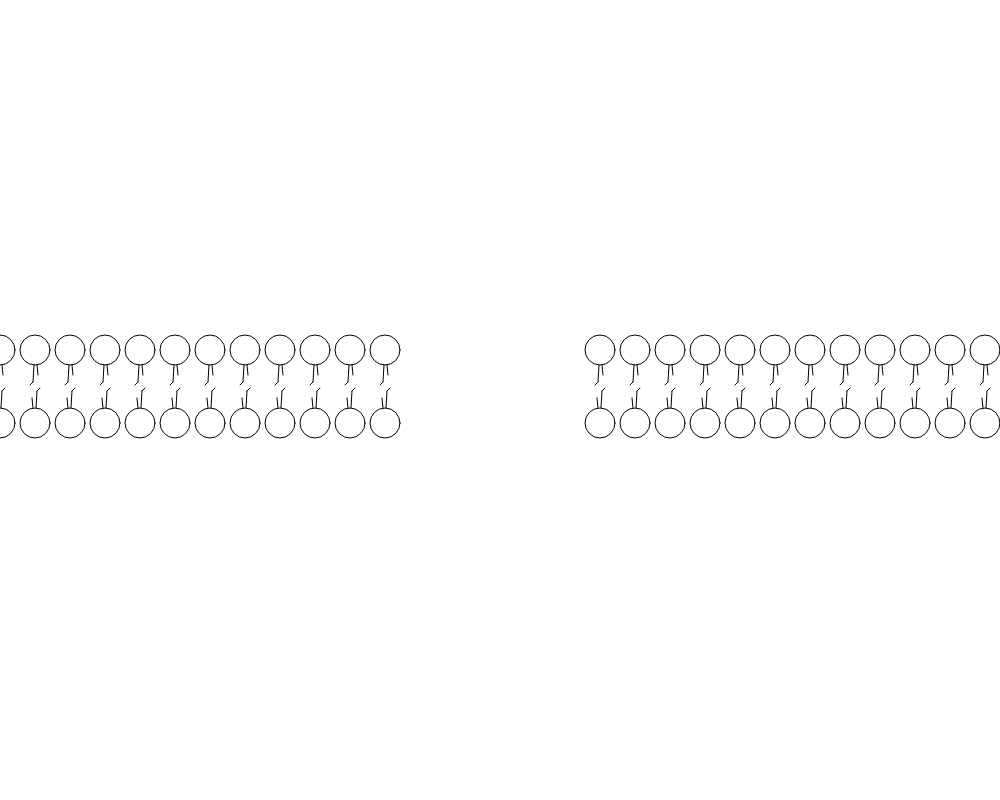
Frame 1 (no input)
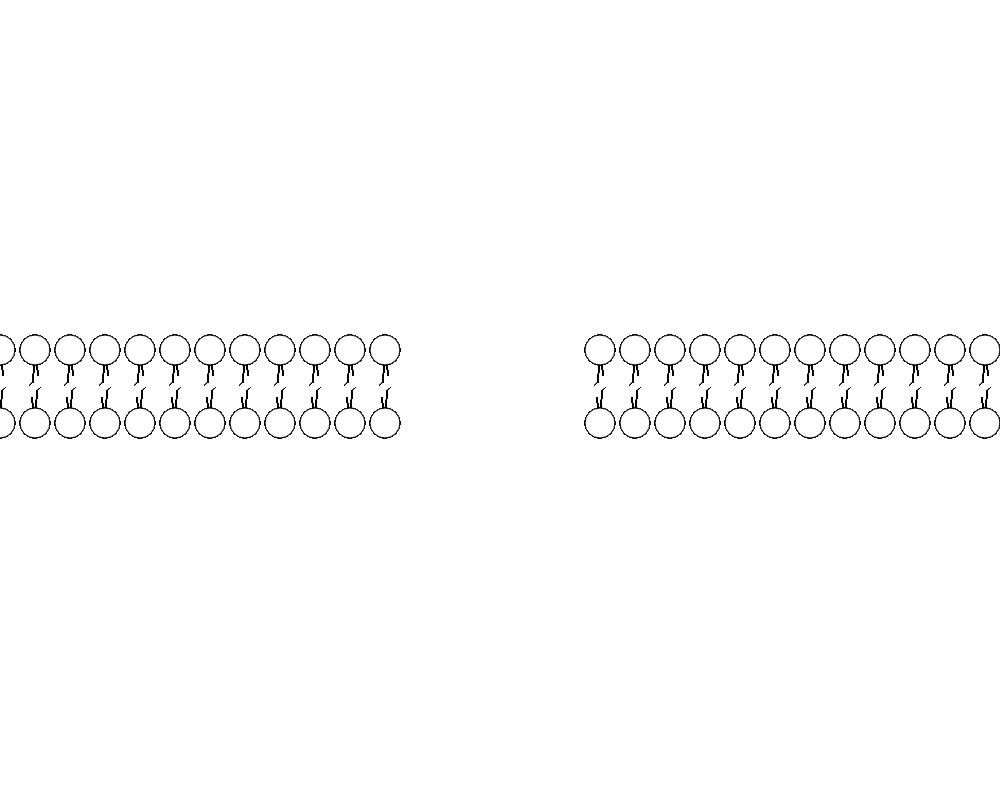
Frame 60 (no input)
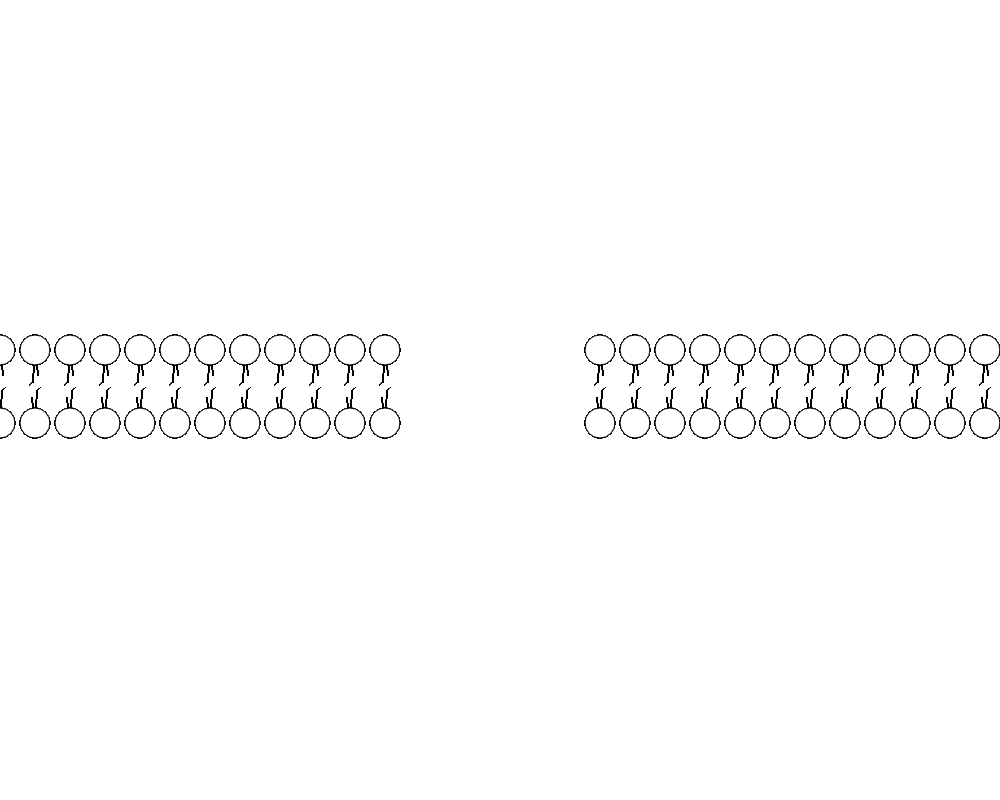
Frame 120 (the mouse pressed at the canvas centre since frame 60)

The p5.js sketch that drew these frames (run headless with seeded random() and noise() and a simulated clock; from frame 60 on, the mouse is pressed at the canvas centre):

// p5.js sketch
// ── sketch.js
/**
 * Setup and Draw. 
 * 
 * The code inside the draw() function runs continuously
 * from top to bottom until the program is stopped.  
 */

let y = 350; let y1 = 100;
let lipid_dia = 30;
let lipid_l1 = 17; let lipid_l1a = 3; let lipid_l2 = 10;
let lipid_spacing = 5; let layer_spacing = 3;
let pore_start = 400; let pore_width = 200;

// The statements in the setup() function 
// execute once when the program begins
function setup() {
  createCanvas(1000, 800);
  angleMode(DEGREES);
  textAlign(CENTER, CENTER);
  stroke(0);     // Set line drawing color to white
  background(255);
}

// The statements in draw() are executed until the 
// program is stopped. Each statement is executed in 
// sequence and after the last line is read, the first 
// line is executed again.
function draw() { 
  //  background(0);   // Clear the screen with a black background

  // draw membrane left of the pore (pore_start)
  for (let x = 0; x < pore_start; x = x + lipid_dia + lipid_spacing) {
    circle(x, y, lipid_dia);
    line(x - 1, y + lipid_dia / 2, x - 2, y + lipid_dia / 2 + lipid_l1);
    line(x - 2, y + lipid_dia / 2 + lipid_l1, x - 5, y + lipid_dia / 2 + lipid_l1 + lipid_l1a);
    line(x + 2, y + lipid_dia / 2, x + 3, y + lipid_dia / 2 + lipid_l2);

    line(x + 5, y + lipid_dia / 2 + lipid_l1 + lipid_l1a + layer_spacing, x + 2, y + lipid_dia / 2 + lipid_l1 + lipid_l1a * 2 + layer_spacing);
    line(x + 2, y + lipid_dia / 2 + lipid_l1 + 2 * lipid_l1a + layer_spacing, x + 1, y + lipid_dia / 2 + lipid_l1 * 2 + lipid_l1a * 2 + layer_spacing);
    line(x - 3, y + lipid_dia / 2 + lipid_l1 * 2 + lipid_l1a * 2 - lipid_l2 + layer_spacing, x - 2, y + lipid_dia / 2 + lipid_l1 * 2 + lipid_l1a * 2 + layer_spacing);
    circle(x, y + lipid_dia + lipid_l1 * 2 + lipid_l1a * 2 + layer_spacing, lipid_dia);
  }

  // draw membrane right of the pore
  for (let x = pore_start + pore_width; x < width; x = x + lipid_dia + lipid_spacing) {
    circle(x, y, lipid_dia);
    line(x - 1, y + lipid_dia / 2, x - 2, y + lipid_dia / 2 + lipid_l1);
    line(x - 2, y + lipid_dia / 2 + lipid_l1, x - 5, y + lipid_dia / 2 + lipid_l1 + lipid_l1a);
    line(x + 2, y + lipid_dia / 2, x + 3, y + lipid_dia / 2 + lipid_l2);

    line(x + 5, y + lipid_dia / 2 + lipid_l1 + lipid_l1a + layer_spacing, x + 2, y + lipid_dia / 2 + lipid_l1 + lipid_l1a * 2 + layer_spacing);
    line(x + 2, y + lipid_dia / 2 + lipid_l1 + 2 * lipid_l1a + layer_spacing, x + 1, y + lipid_dia / 2 + lipid_l1 * 2 + lipid_l1a * 2 + layer_spacing);
    line(x - 3, y + lipid_dia / 2 + lipid_l1 * 2 + lipid_l1a * 2 - lipid_l2 + layer_spacing, x - 2, y + lipid_dia / 2 + lipid_l1 * 2 + lipid_l1a * 2 + layer_spacing);
    circle(x, y + lipid_dia + lipid_l1 * 2 + lipid_l1a * 2 + layer_spacing, lipid_dia);
  }
} 
